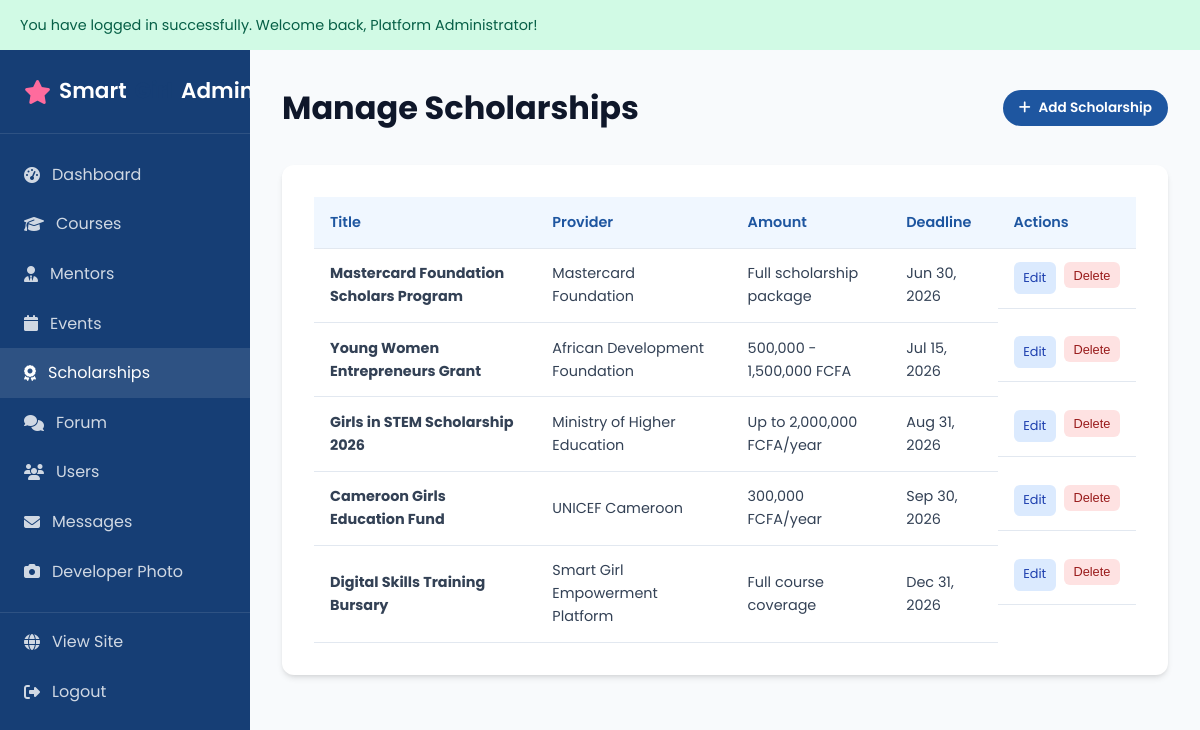
The page /admin/scholarships.php (signed in) on the database its author committed.
### tables this page shows
CREATE TABLE IF NOT EXISTS scholarships (
    id INT AUTO_INCREMENT PRIMARY KEY,
    title VARCHAR(200) NOT NULL,
    description TEXT NOT NULL,
    provider VARCHAR(150) NOT NULL,
    amount VARCHAR(100) NOT NULL,
    deadline DATE NOT NULL,
    eligibility TEXT NOT NULL,
    application_link VARCHAR(255) DEFAULT NULL,
    is_active TINYINT(1) DEFAULT 1,
    created_at TIMESTAMP DEFAULT CURRENT_TIMESTAMP
);

### includes/functions.php (called while the page is built, shortened)
<?php
function e(?string $value): string
{
    return htmlspecialchars($value ?? '', ENT_QUOTES, 'UTF-8');
}
function formatDate(?string $date, string $format = 'M d, Y'): string
{
    return date($format, strtotime($date));
}

### admin/scholarships.php (the view, shortened to what this page needs)
<?php
$pdo = getDBConnection();
$action = $_GET['action'] ?? 'list';
$scholarship = null;
$scholarships = $pdo->query("SELECT * FROM scholarships ORDER BY deadline ASC")->fetchAll();
require_once __DIR__ . '/includes/admin-header.php';
?>
<div class="admin-top">
    <h1 style="color:var(--gray-900);">Manage Scholarships</h1>
    <?php if ($action === 'list'): ?><a href="?action=add" class="btn btn-blue btn-sm"><i class="fas fa-plus"></i> Add Scholarship</a><?php endif; ?>
</div>
<?php if ($action === 'add' || $action === 'edit'): ?>
<div class="dashboard-content" style="max-width:600px;">
    <form method="POST">
        <?= csrfField() ?>
        <div class="form-group"><label>Title</label><input type="text" name="title" required value="<?= e($scholarship['title'] ?? '') ?>"></div>
        <div class="form-group"><label>Description</label><textarea name="description" required><?= e($scholarship['description'] ?? '') ?></textarea></div>
        <div class="form-row">
            <div class="form-group"><label>Provider</label><input type="text" name="provider" required value="<?= e($scholarship['provider'] ?? '') ?>"></div>
            <div class="form-group"><label>Amount</label><input type="text" name="amount" required value="<?= e($scholarship['amount'] ?? '') ?>"></div>
        </div>
        <div class="form-group"><label>Deadline</label><input type="date" name="deadline" required value="<?= e($scholarship['deadline'] ?? '') ?>"></div>
        <div class="form-group"><label>Eligibility</label><textarea name="eligibility" required><?= e($scholarship['eligibility'] ?? '') ?></textarea></div>
        <button type="submit" class="btn btn-blue">Save</button>
        <a href="scholarships.php">Cancel</a>
    </form>
</div>
<?php else: ?>
<div class="dashboard-content">
    <table class="data-table">
        <thead><tr><th>Title</th><th>Provider</th><th>Amount</th><th>Deadline</th><th>Actions</th></tr></thead>
        <tbody>
        <?php foreach ($scholarships as $s): ?>
        <tr>
            <td><strong><?= e($s['title']) ?></strong></td>
            <td><?= e($s['provider']) ?></td>
            <td><?= e($s['amount']) ?></td>
            <td><?= formatDate($s['deadline']) ?></td>
            <td class="table-actions">
                <a href="?action=edit&id=<?= $s['id'] ?>" class="btn-edit">Edit</a>
                <form method="POST" style="display:inline;" onsubmit="return confirm('Delete?')">
                    <button type="submit" class="btn-delete">Delete</button>
                </form>
            </td>
        </tr>
        <?php endforeach; ?>
        </tbody>
    </table>
</div>
<?php endif; ?>
<?php require_once __DIR__ . '/includes/admin-footer.php'; ?>

### assets/css/style.css (style rules this page uses)
:root { --primary: #1e56a0; --primary-dark: #163e75; --primary-light: #3d7dd4; --secondary: #f0f7ff; --accent: #ff6b9d; --accent-light: #ffe0ec; --white: #ffffff; --gray-50: #f8fafc; --gray-100: #f1f5f9; --gray-200: #e2e8f0; --gray-300: #cbd5e1; --gray-500: #64748b; --gray-700: #334155; --gray-900: #0f172a; --success: #10b981; --warning: #f59e0b; --error: #ef4444; --shadow: 0 4px 6px -1px rgba(0,0,0,0.1), 0 2px 4px -2px rgba(0,0,0,0.1); --shadow-lg: 0 10px 15px -3px rgba(30,86,160,0.15), 0 4px 6px -4px rgba(0,0,0,0.1); --radius: 12px; --transition: all 0.3s ease; --font: 'Poppins', sans-serif; }
*, *::before, *::after { box-sizing: border-box; margin: 0; padding: 0; }
html { scroll-behavior: smooth; }
body { font-family: var(--font); color: var(--gray-700); line-height: 1.6; background: var(--white); }
a { color: var(--primary); text-decoration: none; transition: var(--transition); }
.btn { display: inline-flex; align-items: center; gap: 0.5rem; padding: 0.75rem 1.75rem; border-radius: 30px; font-weight: 600; font-size: 0.95rem; border: none; cursor: pointer; transition: var(--transition); font-family: var(--font); text-decoration: none; }
.btn-blue { background: var(--primary); color: var(--white); }
.btn-sm { padding: 0.45rem 1rem; font-size: 0.85rem; }
.dashboard-content { background: var(--white); border-radius: var(--radius); box-shadow: var(--shadow); padding: 2rem; }
.data-table { width: 100%; border-collapse: collapse; font-size: 0.9rem; }
.data-table th, .data-table td { padding: 0.85rem 1rem; text-align: left; border-bottom: 1px solid var(--gray-200); }
.data-table th { background: var(--secondary); color: var(--primary); font-weight: 600; }
.table-actions { display: flex; gap: 0.5rem; }
.table-actions a, .table-actions button { padding: 0.35rem 0.6rem; border-radius: 6px; font-size: 0.8rem; border: none; cursor: pointer; }
.btn-edit { background: #dbeafe; color: #1e40af; }
.btn-delete { background: #fee2e2; color: #991b1b; }

### admin/includes/admin-header.php (style rules this page uses)
.admin-top { display: flex; justify-content: space-between; align-items: center; margin-bottom: 2rem; }

### rows shown on the page
scholarships: title "Mastercard Foundation Scholars Program", provider "Mastercard Foundation", amount "Full scholarship package", deadline "Jun 30, 2026"
scholarships: title "Young Women Entrepreneurs Grant", provider "African Development Foundation", amount "500,000 - 1,500,000 FCFA", deadline "Jul 15, 2026"
scholarships: title "Girls in STEM Scholarship 2026", provider "Ministry of Higher Education", amount "Up to 2,000,000 FCFA/year", deadline "Aug 31, 2026"
scholarships: title "Cameroon Girls Education Fund", provider "UNICEF Cameroon", amount "300,000 FCFA/year", deadline "Sep 30, 2026"
scholarships: title "Digital Skills Training Bursary", provider "Smart Girl Empowerment Platform", amount "Full course coverage", deadline "Dec 31, 2026"

### other values the page prints
$flash['message'] "You have logged in successfully. Welcome back, Platform Administrator!"
